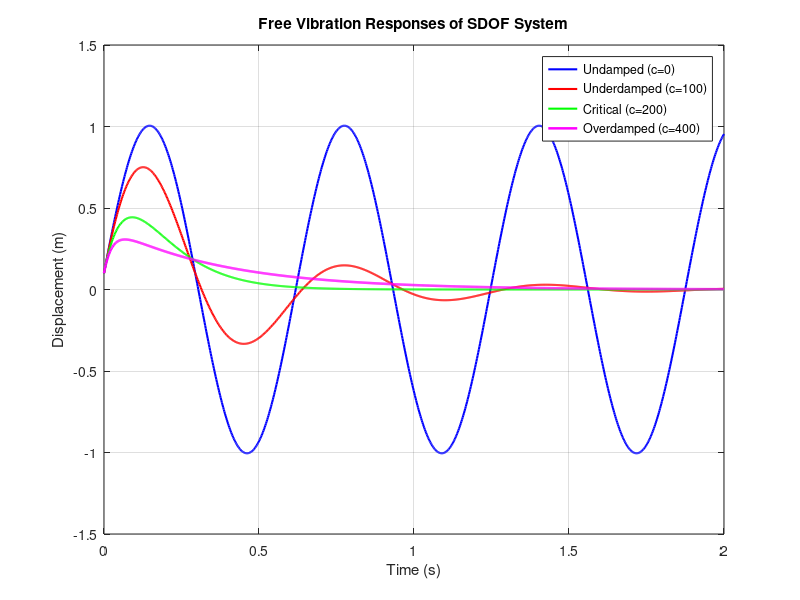

The MATLAB source for this figure:
% System parameters
m = 10;              % kg
k = 1000;            % N/m
x0 = 0.1;            % initial displacement (m)
v0 = 10;             % initial velocity (m/s)

omega_n = sqrt(k/m); % natural frequency (rad/s)
c_c = 2*m*omega_n;   % critical damping (Ns/m)

% Time vector
t = linspace(0, 2, 1000);   % 0 to 2 seconds

%% 1) Undamped case (c=0, zeta=0)
x_undamped = x0*cos(omega_n*t) + (v0/omega_n)*sin(omega_n*t);

%% 2) Underdamped case (c=100)
c = 50;
zeta = c/c_c;
omega_d = omega_n*sqrt(1 - zeta^2);
x_underdamped = exp(-zeta*omega_n*t).*( x0*cos(omega_d*t) + (v0+zeta*omega_n*x0)/omega_d * sin(omega_d*t) );

%% 3) Critically damped case (c = c_c)
c = c_c;
x_critical = ( x0 + (v0 + omega_n*x0)*t ) .* exp(-omega_n*t);

%% 4) Overdamped case (c=400)
c = 400;
zeta = c/c_c;
s1 = -omega_n*(zeta + sqrt(zeta^2 - 1));
s2 = -omega_n*(zeta - sqrt(zeta^2 - 1));
A = (v0 - s2*x0)/(s1 - s2);
B = (s1*x0 - v0)/(s1 - s2);
x_overdamped = A*exp(s1*t) + B*exp(s2*t);

%% Plot all responses together
figure;
plot(t, x_undamped, 'b-', 'LineWidth', 1.5); hold on;
plot(t, x_underdamped, 'r-', 'LineWidth', 1.5);
plot(t, x_critical, 'g-', 'LineWidth', 1.5);
plot(t, x_overdamped, 'm-', 'LineWidth', 1.8);
grid on;
xlabel('Time (s)'); ylabel('Displacement (m)');
title('Free Vibration Responses of SDOF System');
legend('Undamped (c=0)', 'Underdamped (c=100)', ...
       'Critical (c=200)', 'Overdamped (c=400)', ...
       'Location','best');